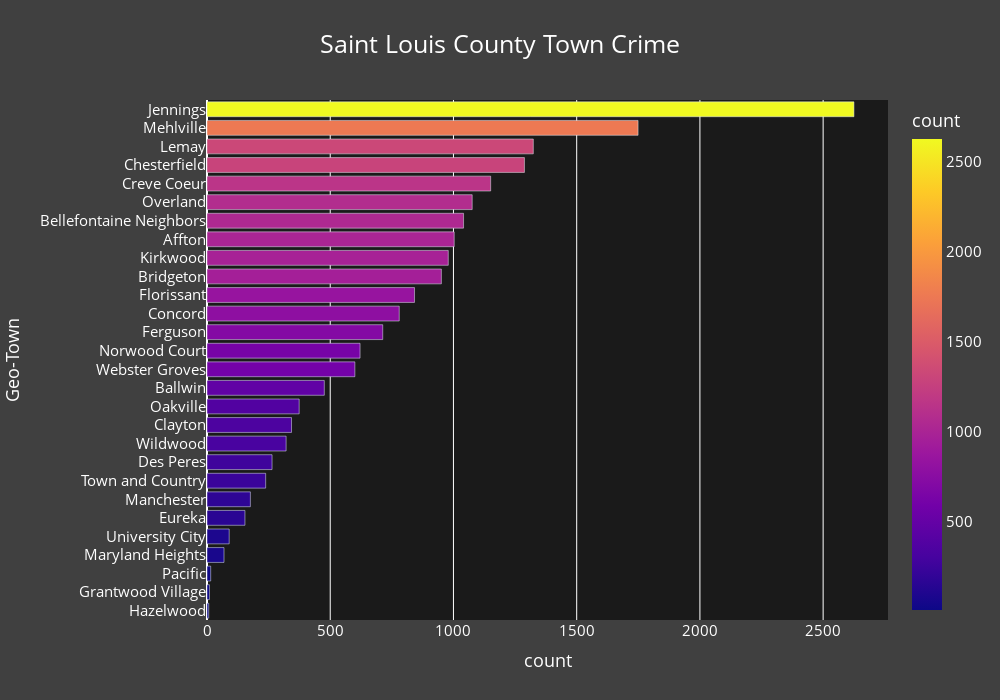

Here is the notebook cell this chart was saved with:
### Code cell
# Create Value Count DataFrame
stl_df_Towns_vc = pd.DataFrame(stl_df['Geo-Town'].value_counts().reset_index())

# Create BarChart
stl_df_Towns_BarChart = px.bar(stl_df_Towns_vc,     # DataFrame
             x='count',                                                       # X Column
             y='Geo-Town',                                            # y Column
             color='count',                                        # Color Variable
             title="Saint Louis County Town Crime",       # Title of Map
             orientation='h',                                                 # Chart Orientation
             height=700,                                                      # Height of Chart
             width=1000)                                                      # Width of Chart

# Update Layout Information
stl_df_Towns_BarChart.update_layout(title_x=0.5,                                 # X Position of Title
                                          title_y=0.95,                                # y Position of Title
                                          font_color="White",
                                          font_size=15,
                                          title_font_color="White",
                                          title_font_size=25,
                                          legend_title_font_color="green",
                                          paper_bgcolor='rgba(17,17,17, .8)',
                                          plot_bgcolor='rgba(17,17,17, .8)',
                                          yaxis=dict(autorange="reversed"))     # Set Title Size & Color  

# Display Chart
stl_df_Towns_BarChart.show()

### Figure 1 — Plotly figure (JSON) as saved in the notebook; plotly's stock layout.template omitted (floating-point values rounded to 4 significant figures)
{"data": [{"alignmentgroup": "True", "hovertemplate": "count=%{marker.color}<br>Geo-Town=%{y}<extra></extra>", "legendgroup": "", "marker": {"color": [2625, 1749, 1324, 1288, 1151, 1076, 1041, 1003, 979, 951, 842, 780, 713, 621, 600, 476, 374, 343, 321, 264, 238, 176, 154, 90, 69, 15, 10, 7], "coloraxis": "coloraxis", "pattern": {"shape": ""}}, "name": "", "offsetgroup": "", "orientation": "h", "showlegend": false, "textposition": "auto", "type": "bar", "x": [2625, 1749, 1324, 1288, 1151, 1076, 1041, 1003, 979, 951, 842, 780, 713, 621, 600, 476, 374, 343, 321, 264, 238, 176, 154, 90, 69, 15, 10, 7], "xaxis": "x", "y": ["Jennings", "Mehlville", "Lemay", "Chesterfield", "Creve Coeur", "Overland", "Bellefontaine Neighbors", "Affton", "Kirkwood", "Bridgeton", "Florissant", "Concord", "Ferguson", "Norwood Court", "Webster Groves", "Ballwin", "Oakville", "Clayton", "Wildwood", "Des Peres", "Town and Country", "Manchester", "Eureka", "University City", "Maryland Heights", "Pacific", "Grantwood Village", "Hazelwood"], "yaxis": "y"}], "layout": {"barmode": "relative", "coloraxis": {"colorbar": {"title": {"text": "count"}}, "colorscale": [[0, "#0d0887"], [0.1111, "#46039f"], [0.2222, "#7201a8"], [0.3333, "#9c179e"], [0.4444, "#bd3786"], [0.5556, "#d8576b"], [0.6667, "#ed7953"], [0.7778, "#fb9f3a"], [0.8889, "#fdca26"], [1, "#f0f921"]]}, "font": {"color": "White", "size": 15}, "height": 700, "legend": {"title": {"font": {"color": "green"}}, "tracegroupgap": 0}, "paper_bgcolor": "rgba(17,17,17, .8)", "plot_bgcolor": "rgba(17,17,17, .8)", "title": {"font": {"color": "White", "size": 25}, "text": "Saint Louis County Town Crime", "x": 0.5, "y": 0.95}, "width": 1000, "xaxis": {"anchor": "y", "domain": [0, 1], "title": {"text": "count"}}, "yaxis": {"anchor": "x", "autorange": "reversed", "domain": [0, 1], "title": {"text": "Geo-Town"}}}}
